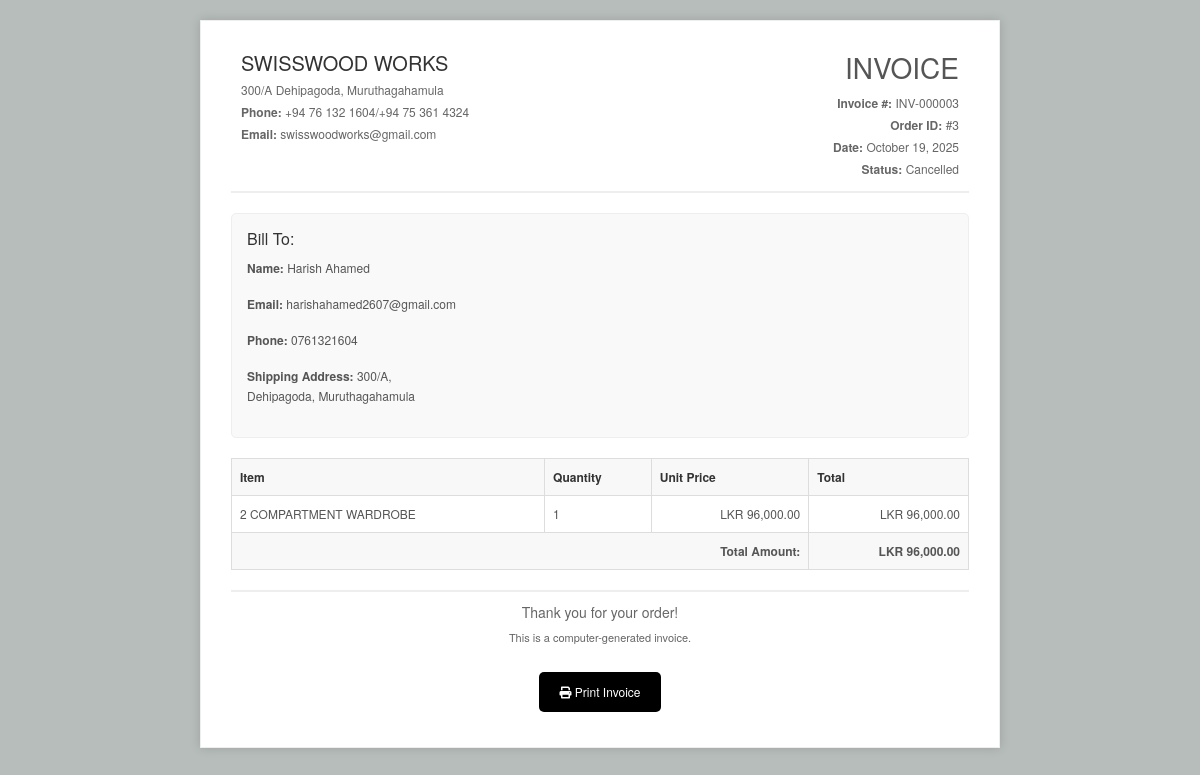
/customer/generate_invoice.php?order_id=3 (signed in), run on the app's committed database.
### tables this page shows
CREATE TABLE `orders` (
  `id` int(11) UNSIGNED NOT NULL,
  `customer_id` int(11) UNSIGNED NOT NULL,
  `order_number` varchar(50) NOT NULL,
  `total_amount` decimal(25,2) NOT NULL,
  `discount_amount` decimal(25,2) DEFAULT 0.00,
  `status` enum('pending','processing','shipped','delivered','cancelled') NOT NULL DEFAULT 'pending',
  `payment_status` enum('pending','paid','failed') NOT NULL DEFAULT 'pending',
  `payment_method` varchar(50) DEFAULT NULL,
  `shipping_method` varchar(50) DEFAULT NULL,
  `shipping_cost` decimal(10,2) DEFAULT 0.00,
  `phone_number` varchar(20) DEFAULT NULL,
  `shipping_address` text NOT NULL,
  `notes` text DEFAULT NULL,
  `created_at` datetime NOT NULL,
  `updated_at` datetime NOT NULL
);

CREATE TABLE `customers` (
  `id` int(11) UNSIGNED NOT NULL,
  `name` varchar(100) NOT NULL,
  `email` varchar(100) NOT NULL,
  `password` varchar(255) NOT NULL,
  `phone` varchar(20) DEFAULT NULL,
  `address` text DEFAULT NULL,
  `status` tinyint(1) NOT NULL DEFAULT 1,
  `registration_type` enum('online','walkin') NOT NULL DEFAULT 'online',
  `created_at` datetime NOT NULL,
  `last_login` datetime DEFAULT NULL
);

CREATE TABLE `order_items` (
  `id` int(11) UNSIGNED NOT NULL,
  `order_id` int(11) UNSIGNED NOT NULL,
  `product_id` int(11) UNSIGNED NOT NULL,
  `quantity` int(11) NOT NULL,
  `price` decimal(25,2) NOT NULL,
  `subtotal` decimal(25,2) NOT NULL
);

CREATE TABLE `products` (
  `id` int(11) UNSIGNED NOT NULL,
  `name` varchar(255) NOT NULL,
  `description` text DEFAULT NULL,
  `quantity` varchar(50) DEFAULT NULL,
  `buy_price` decimal(25,2) DEFAULT NULL,
  `sale_price` decimal(25,2) NOT NULL,
  `images` longtext DEFAULT NULL CHECK (json_valid(`images`)),
  `primary_image_index` int(11) DEFAULT 0,
  `categorie_id` int(11) UNSIGNED NOT NULL,
  `supplier_id` int(11) UNSIGNED DEFAULT NULL,
  `date` datetime NOT NULL
);

### includes/database.php (called while the page is built, shortened)
<?php
class MySqli_DB {
    public $con;
    public $query_id;
public function db_connect()
{
  $this->con = mysqli_connect(DB_HOST,DB_USER,DB_PASS);
  if(!$this->con)
         {
           throw new Exception("Database connection failed: " . mysqli_connect_error());
         } else {
           $select_db = $this->con->select_db(DB_NAME);
             $this->con->query("SET time_zone = '+05:30'");
         }
}
public function query($sql)
   {
      if (trim($sql != "")) {
          $this->query_id = $this->con->query($sql);
      }
       return $this->query_id;
   }
public function fetch_assoc($statement)
{
  return mysqli_fetch_assoc($statement);
}
public function num_rows($statement)
{
  return mysqli_num_rows($statement);
}
}
$db = new MySqli_DB();
?>

### customer/generate_invoice.php (the view, shortened to what this page needs)
<?php
require_once('../includes/database.php');
$customer_id = $_SESSION['customer_id'];
$order_id = isset($_GET['order_id']) ? (int)$_GET['order_id'] : 0;
$order_sql = "SELECT o.*, c.name as customer_name, c.email as customer_email,
              c.phone as customer_phone, c.address as customer_address
              FROM orders o
              JOIN customers c ON o.customer_id = c.id
              WHERE o.id = " . $order_id . " AND o.customer_id = " . $customer_id;
$order_result = $db->query($order_sql);
$order = $db->fetch_assoc($order_result);
$items_sql = "SELECT oi.*, p.name as product_name
              FROM order_items oi
              JOIN products p ON oi.product_id = p.id
              WHERE oi.order_id = " . $order_id;
$items_result = $db->query($items_sql);
$company_name = "SWISSWOOD WORKS";
$company_address = "300/A Dehipagoda, Muruthagahamula";
$company_phone = "+94 76 132 1604/+94 75 361 4324";
$company_email = "swisswoodworks@gmail.com";
$invoice_number = 'INV-' . str_pad($order['id'], 6, '0', STR_PAD_LEFT);
?>
<!DOCTYPE html>
<html lang="en">
<head>
    <link href="https://cdn.jsdelivr.net/npm/bootstrap@5.1.3/dist/css/bootstrap.min.css" rel="stylesheet">
    <link href="https://cdnjs.cloudflare.com/ajax/libs/font-awesome/6.0.0/css/all.min.css" rel="stylesheet">
</head>
<body>
    <div class="container">
        <div class="invoice-container">
            <div class="invoice-header">
                <div class="company-info">
                    <h2><?php echo htmlspecialchars($company_name); ?></h2>
                    <p><?php echo nl2br(htmlspecialchars($company_address)); ?></p>
                    <p><strong>Phone:</strong> <?php echo htmlspecialchars($company_phone); ?></p>
                    <p><strong>Email:</strong> <?php echo htmlspecialchars($company_email); ?></p>
                </div>
                <div class="invoice-info">
                    <h3>INVOICE</h3>
                    <p><strong>Invoice #:</strong> <?php echo htmlspecialchars($invoice_number); ?></p>
                    <p><strong>Order ID:</strong> #<?php echo htmlspecialchars($order['id']); ?></p>
                    <p><strong>Date:</strong> <?php echo htmlspecialchars(date('F d, Y', strtotime($order['created_at']))); ?></p>
                    <p><strong>Status:</strong> <?php echo htmlspecialchars(ucfirst($order['status'])); ?></p>
                </div>
            </div>
            <div class="customer-info">
                <h4>Bill To:</h4>
                <p><strong>Name:</strong> <?php echo htmlspecialchars($order['customer_name']); ?></p>
                <p><strong>Email:</strong> <?php echo htmlspecialchars($order['customer_email']); ?></p>
                <p><strong>Phone:</strong> <?php echo htmlspecialchars($order['customer_phone'] ?? 'N/A'); ?></p>
                <p><strong>Shipping Address:</strong> <?php echo nl2br(htmlspecialchars($order['shipping_address'])); ?></p>
            </div>
            <table class="invoice-table">
                <thead>
                    <tr>
                        <th>Item</th>
                        <th>Quantity</th>
                        <th class="text-right">Unit Price</th>
                        <th class="text-right">Total</th>
                    </tr>
                </thead>
                <tbody>
                    <?php if ($items_result && $db->num_rows($items_result) > 0) : ?>
                        <?php while ($item = $db->fetch_assoc($items_result)) : ?>
                            <tr>
                                <td><?php echo htmlspecialchars($item['product_name']); ?></td>
                                <td><?php echo htmlspecialchars($item['quantity']); ?></td>
                                <td class="text-right">LKR <?php echo number_format($item['price'], 2); ?></td>
                                <td class="text-right">LKR <?php echo number_format($item['quantity'] * $item['price'], 2); ?></td>
                            </tr>
                        <?php endwhile; ?>
                    <?php else : ?>
                        <tr>
                            <td colspan="4" class="text-center">No items found for this order.</td>
                        </tr>
                    <?php endif; ?>
                </tbody>
                <tfoot>
                    <tr>
                        <td colspan="3" class="text-right"><strong>Total Amount:</strong></td>
                        <td class="text-right"><strong>LKR <?php echo number_format($order['total_amount'], 2); ?></strong></td>
                    </tr>
                </tfoot>
            </table>
            <div class="invoice-footer">
                <p class="thank-you">Thank you for your order!</p>
                <p class="computer-generated">This is a computer-generated invoice.</p>
            </div>
            <div class="invoice-buttons">
                <button onclick="window.print()" class="btn-customer">
                    <i class="fas fa-print"></i> Print Invoice
                </button>
            </div>
        </div>
    </div>
</body>
</html>

### customer/generate_invoice.php (style rules this page uses)
.invoice-container { max-width: 800px; margin: 20px auto; padding: 30px; border: 1px solid #eee; box-shadow: 0 0 10px rgba(0, 0, 0, 0.15); font-size: 12px; line-height: 20px; font-family: 'Helvetica Neue', 'Helvetica', Helvetica, Arial, sans-serif; color: #555; background: white; }
.invoice-header { display: flex; justify-content: space-between; margin-bottom: 20px; border-bottom: 2px solid #eee; padding-bottom: 10px; }
.company-info, .invoice-info { flex: 1; padding: 0 10px; }
.company-info { text-align: left; }
.invoice-info { text-align: right; }
.company-info h2 { color: #333; font-size: 20px; margin: 0 0 5px 0; }
.company-info p, .invoice-info p { margin: 2px 0; color: #666; }
.customer-info { margin-bottom: 20px; padding: 15px; background: #f9f9f9; border: 1px solid #eee; border-radius: 5px; }
.customer-info h4 { color: #333; margin: 0 0 10px 0; font-size: 16px; }
.invoice-table { width: 100%; margin-bottom: 20px; border-collapse: collapse; }
.invoice-table th, .invoice-table td { padding: 8px; border: 1px solid #ddd; text-align: left; }
.invoice-table th { background: #f8f8f8; font-weight: bold; color: #333; }
.invoice-table td.text-right { text-align: right; }
.invoice-table tfoot td { background: #f8f8f8; font-weight: bold; }
.invoice-footer { margin-top: 20px; padding-top: 10px; border-top: 2px solid #eee; text-align: center; color: #666; font-size: 11px; }
.thank-you { font-size: 14px; margin-bottom: 5px; }
.invoice-buttons { margin-top: 20px; text-align: center; }
.btn-customer { background:rgb(0, 0, 0); border: none; color: white; padding: 10px 20px; border-radius: 5px; text-decoration: none; display: inline-block; margin: 5px; }
body { background: #b7bdbb; min-height: 100vh; }

### data on the page
orders: id "INV-000003", id "3", created_at "October 19, 2025", status "Cancelled", customer.name "Harish Ahamed", customer.email "harishahamed2607@gmail.com", customer.phone "0761321604", shipping_address "300/A, Dehipagoda, Muruthagahamula", total_amount "96,000.00"
order_items: product.name "2 COMPARTMENT WARDROBE", quantity "1", price "96,000.00", $item['quantity'] * $item['price'] "96,000.00"

### other printed values
$company_name "SWISSWOOD WORKS"
$company_address "300/A Dehipagoda, Muruthagahamula"
$company_phone "+94 76 132 1604/+94 75 361 4324"
$company_email "swisswoodworks@gmail.com"
